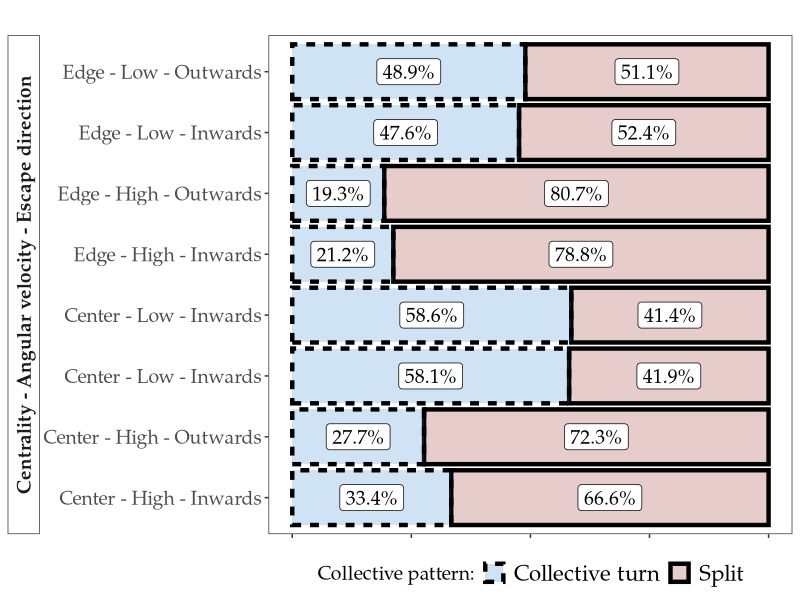

Write R code to recreate this figure.
## Supplmentary Figure. Escape outcome in simulations across all combinations
## of initiators characteristics

sim_data <- read.csv("../Data/simulated/escape_outcomes.csv" )

###############################
## Prepare data

angvel_groups <- c('low', 'high');
dg_breaks <- c(0, median(abs(sim_data$ang_vel)), max(abs(sim_data$ang_vel)));
sim_data$group_angvel <- cut(abs(sim_data$ang_vel), breaks = dg_breaks, labels = angvel_groups) 

groups <- c('center', 'edge');
dg_breaks <- c(0, median(sim_data$centr, na.rm = TRUE), max(sim_data$centr, na.rm = TRUE));

sim_data$group_cent <- cut(sim_data$centr, breaks = dg_breaks, labels = groups) ;

toplot <- plyr::count(sim_data, c('outcome', 'group_cent', 'group_angvel', 'conflict'));
totcount <- plyr::count(sim_data, c('group_cent', 'group_angvel', 'conflict'));

for (i in 1:length(toplot$outcome))
{
  toplot$perc[i] <- (100 * toplot$freq[i] / totcount[
    totcount$group_cent == toplot$group_cent[i] &
      totcount$group_angvel == toplot$group_angvel[i] &
      totcount$conflict == toplot$conflict[i] , 'freq']);
}

toplot$group <- paste(toplot$group_cent, toplot$group_angvel, toplot$conflict, sep = '_')


###############################
## Prepare data

sing_lab <- data.frame(var = c('names'), l = c(""), stringsAsFactors = F)
var.labs <-  c("names" = "Centrality - Angular velocity - Escape direction")

ggplot2::ggplot(data = toplot, 
                ggplot2::aes(x = group, y = perc, linetype = outcome, fill = outcome)) +
  ggplot2::geom_bar(color = 'black',
                    alpha = 0.2, 
                    stat = "identity", 
                    size = 1.5, 
                    width = 0.9) +
  ggplot2::theme_bw()   +
  ggplot2::geom_label(ggplot2::aes( label = paste0(round(perc, 1), '%')),
                      fill = 'white',
                      size = 5, 
                      show.legend = FALSE, 
                      family = 'Palatino Linotype',
                      position = ggplot2::position_stack(vjust = 0.5)) +
  ggplot2::labs(x = '',
                y = '', 
                linetype = 'Collective pattern:',
                fill = 'Collective pattern:',
                title = "" )+
  ggplot2::geom_text(data = sing_lab, 
                     ggplot2::aes(label = l), 
                     family = 'Palatino Linotype', 
                     x = 1.5, 
                     y = -2.8, 
                     inherit.aes = FALSE,
                     size = 5)+
  ggplot2::scale_x_discrete(
    labels = c(
      "edge_low_1" = "Edge - Low - Outwards", "edge_low_0" = "Edge - Low - Inwards",
      "center_low_0" = "Center - Low - Inwards", "center_low_1" = "Center - Low - Inwards" ,
      "edge_high_0" = "Edge - High - Inwards",      "edge_high_1" = "Edge - High - Outwards",
      "center_high_0"= "Center - High - Inwards",       "center_high_1"= "Center - High - Outwards"),
    position = 'bottom')+
  ggplot2::coord_flip() +
  ggplot2::facet_wrap(var ~ ., 
                      scales = "free",
                      labeller = ggplot2::labeller(var = var.labs), switch = 'y') +
  ggplot2::theme(
    text = ggplot2::element_text(family = 'Palatino Linotype'),
    legend.title = ggplot2::element_text(size = 14),
    legend.position = 'bottom',
    legend.text = ggplot2::element_text(size = 16),
    axis.text = ggplot2::element_text(size = 14),
    axis.title = ggplot2::element_blank(),
    axis.text.x =  ggplot2::element_blank(),
    plot.title = ggplot2::element_text(size = 14, face = "bold"),
    plot.subtitle  = ggplot2::element_text(size = 14, face = "italic"),
    strip.text.y = ggplot2::element_text(size = 14, face = "bold"),
    strip.placement = "outside",
    strip.background = ggplot2::element_rect(fill = 'white'),
    plot.tag.position = c(.1, .82),
    plot.tag = ggplot2::element_text(size = 14, face = "bold"),
    panel.grid.major = ggplot2::element_blank(), 
    panel.grid.minor = ggplot2::element_blank()
  )+
  ggplot2::scale_linetype_discrete(breaks = c('turn', 'split'),
                                   labels = c('Collective turn', 'Split'))+
  ggplot2::scale_fill_manual(breaks = c('turn', 'split'),
                             labels = c('Collective turn', 'Split'),
                             values = c('dodgerblue3', 'darkred'))


